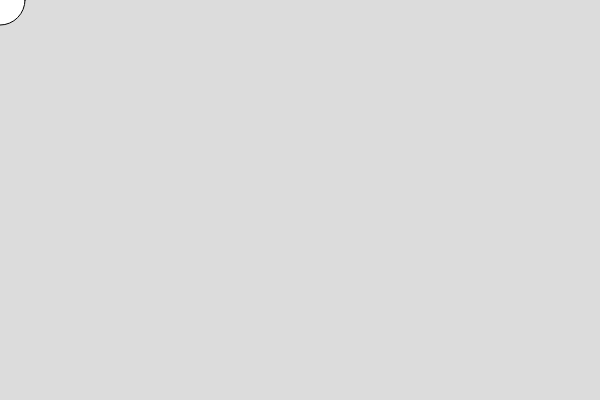
Frame 1 (no input)
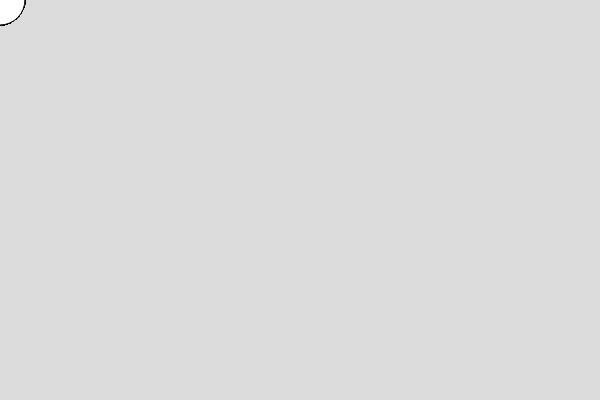
Frame 60 (no input)
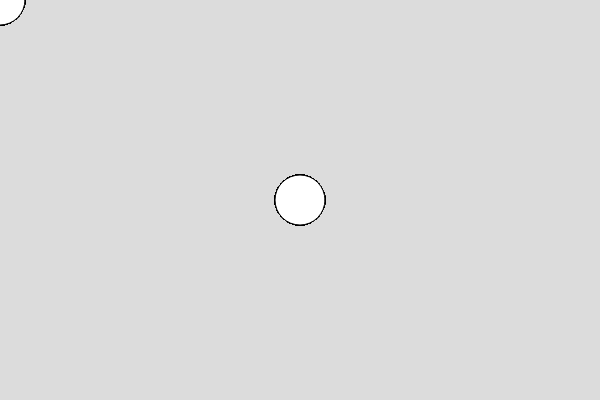
Frame 120 (the mouse pressed at the canvas centre since frame 60)

The p5.js sketch that drew these frames (run headless with seeded random() and noise() and a simulated clock; from frame 60 on, the mouse is pressed at the canvas centre):

// p5.js sketch
// ── sketch.js
function setup() {
  createCanvas(600, 400);
  background(220);
}

function draw() {
  // background(220);
  circle(mouseX, mouseY, 50);
}
